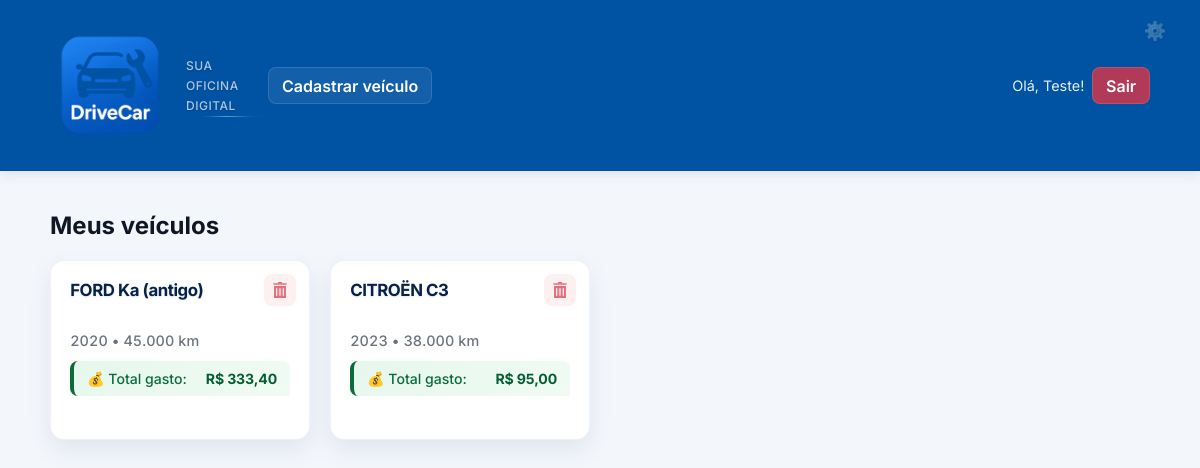
Screenshot of / (signed in) with the database file from the repository.
### drivecar/models.py (models this page shows, shortened)
class Veiculo(models.Model):
    TIPO_COMBUSTIVEL_CHOICES = [
        ('GASOLINA', 'Gasolina'),
        ('ALCOOL', 'Álcool / Etanol'),
        ('FLEX', 'Flex (Gasolina/Etanol)'),
        ('DIESEL', 'Diesel'),
        ('GNV', 'GNV (Gás Natural Veicular)'),
        ('HIBRIDO', 'Híbrido'),
        ('ELETRICO', 'Elétrico'),
    ]
    usuario = models.ForeignKey(User, on_delete=models.CASCADE, verbose_name=_("usuário"))
    marca = models.ForeignKey(Marca, on_delete=models.PROTECT, verbose_name=_("marca"), null=True, blank=True)
    modelo = models.ForeignKey(Modelo, on_delete=models.PROTECT, verbose_name=_("modelo"), null=True, blank=True)
    versao = models.ForeignKey(Versao, on_delete=models.PROTECT, verbose_name=_("versão"), null=True, blank=True)
    marca_legado = models.CharField(_("marca (legado)"), max_length=50, blank=True)
    modelo_legado = models.CharField(_("modelo (legado)"), max_length=50, blank=True)
    ano = models.PositiveIntegerField(_("ano"))
    placa = models.CharField(_("placa"), max_length=10, blank=True)
    km_atual = models.PositiveIntegerField(_("quilometragem atual"), default=0)
    combustivel = models.CharField(_("combustível"), max_length=20, choices=TIPO_COMBUSTIVEL_CHOICES, blank=True)
    @property
    def titulo_limpo(self):
        marca_nome = self.marca.nome if self.marca else self.marca_legado
        modelo_nome = self.modelo.nome if self.modelo else self.modelo_legado
        if marca_nome and modelo_nome:
            if marca_nome.upper() in modelo_nome.upper():
                return modelo_nome
            else:
                return f"{marca_nome} {modelo_nome}"
        elif modelo_nome:
            return modelo_nome
        elif marca_nome:
            return marca_nome
        else:
            return "Veículo sem identificação"
    def total_gasto_manutencao(self):
        from django.db.models import Sum
        total = self.registromanutencao_set.aggregate(
            total=Sum('preco')
        )['total']
        return total or 0
    def total_gasto_manutencao_formatado(self):
        total = self.total_gasto_manutencao()
        valor_str = f"{total:.2f}"
        partes = valor_str.split('.')
        parte_inteira = partes[0]
        parte_decimal = partes[1]
        return f"R$ {parte_inteira},{parte_decimal}"
    class Meta:
        verbose_name = _("Veículo")
        verbose_name_plural = _("Veículos")

class Marca(models.Model):
    nome = models.CharField(_("nome da marca"), max_length=50, unique=True)
    logo = models.CharField(_("logo/imagem"), max_length=200, blank=True)
    ativo = models.BooleanField(_("ativo"), default=True)
    class Meta:
        verbose_name = _("Marca")
        verbose_name_plural = _("Marcas")
        ordering = ["nome"]

class Modelo(models.Model):
    marca = models.ForeignKey(Marca, on_delete=models.CASCADE, verbose_name=_("marca"))
    nome = models.CharField(_("nome do modelo"), max_length=100)
    ano_inicio = models.PositiveIntegerField(_("ano de início"), null=True, blank=True)
    ano_fim = models.PositiveIntegerField(_("ano de fim"), null=True, blank=True)
    ativo = models.BooleanField(_("ativo"), default=True)
    class Meta:
        verbose_name = _("Modelo")
        verbose_name_plural = _("Modelos")
        ordering = ["marca__nome", "nome"]
        unique_together = ["marca", "nome"]

### drivecar/views.py (the view)
# urls.py: path("", views.index, name="index"),
@login_required
def index(request):
    veiculos = Veiculo.objects.filter(usuario=request.user)
    context = {
        'veiculos': veiculos,
        'total_veiculos': veiculos.count(),
    }
    return render(request, 'drivecar/index.html', context)

### templates/drivecar/index.html (shortened to what this page needs)
{% extends "drivecar/base.html" %}
{% load humanize %}
{% block content %}
<h2>Meus veículos</h2>
<div class="vehicle-grid">
  {% for v in veiculos %}
    <article class="vehicle-card" data-vehicle-id="{{ v.id }}" data-marca="{{ v.marca.nome }}">
      <a class="vehicle-link" href="{% url 'drivecar:manutencao' v.id %}">
        <div class="vehicle-header">
          <div class="vehicle-title">{{ v.titulo_limpo }}</div>
        </div>
        <div class="vehicle-footer">
          <div class="vehicle-meta">{{ v.ano }} • {{ v.km_atual|intcomma }} km</div>
          <div class="vehicle-maintenance-cost">
            <span class="cost-label">💰 Total gasto:</span>
            <strong class="cost-value">{{ v.total_gasto_manutencao_formatado }}</strong>
          </div>
        </div>
      </a>
      <a href="{% url 'drivecar:excluir_veiculo' v.id %}" class="delete-btn" title="Excluir veículo" onclick="return confirm('Tem certeza que deseja excluir este veículo?')">
      </a>
    </article>
  {% empty %}
    <p>Nenhum veículo cadastrado.</p>
  {% endfor %}
</div>
{% endblock %}

### templates/drivecar/base.html (shortened to what this page needs)
<!doctype html>
<html lang="pt-br">
<head>
  {% load static %}
  <link rel="stylesheet" href="{% static 'css/styles.css' %}?v=9">
</head>
<body>
  <header class="site-header">
    <div class="header-inner">
      <a class="brand" href="{% url 'drivecar:index' %}">
        <div class="brand-container">
          <img src="{% static 'images/Logo_drivecar.png' %}" alt="DriveCar" class="logo"/>
          <div class="brand-tagline">
            <span class="tagline-text">Sua oficina digital</span>
            <div class="tagline-accent"></div>
          </div>
        </div>
      </a>
      <nav class="main-nav">
        <div class="nav-buttons">
          <a class="nav-item" href="{% url 'drivecar:cadastrar_veiculo' %}">Cadastrar veículo</a>
        </div>
        <div class="user-info">
          <span class="welcome-text">Olá, {{ user.first_name|default:user.username }}!</span>
          <a class="nav-item nav-logout" href="{% url 'drivecar:logout' %}">Sair</a>
        </div>
      </nav>
      <a class="admin-btn" href="/admin/" title="Área administrativa">⚙️</a>
    </div>
  </header>
  <main>
    {% block content %}{% endblock %}
  </main>
</body>
</html>

### templates/drivecar/index.html (style rules this page uses)
.vehicle-card { position: relative; transition: all 0.3s ease; }

### rows the page displays
Veiculo: titulo_limpo "FORD Ka (antigo)", ano "2020", km_atual "45.000", total_gasto_manutencao_formatado "R$ 333,40"
Veiculo: titulo_limpo "CITROËN C3", ano "2023", km_atual "38.000", total_gasto_manutencao_formatado "R$ 95,00"

### other values shown
{{ user.first_name|default:user.username }} "Teste"
